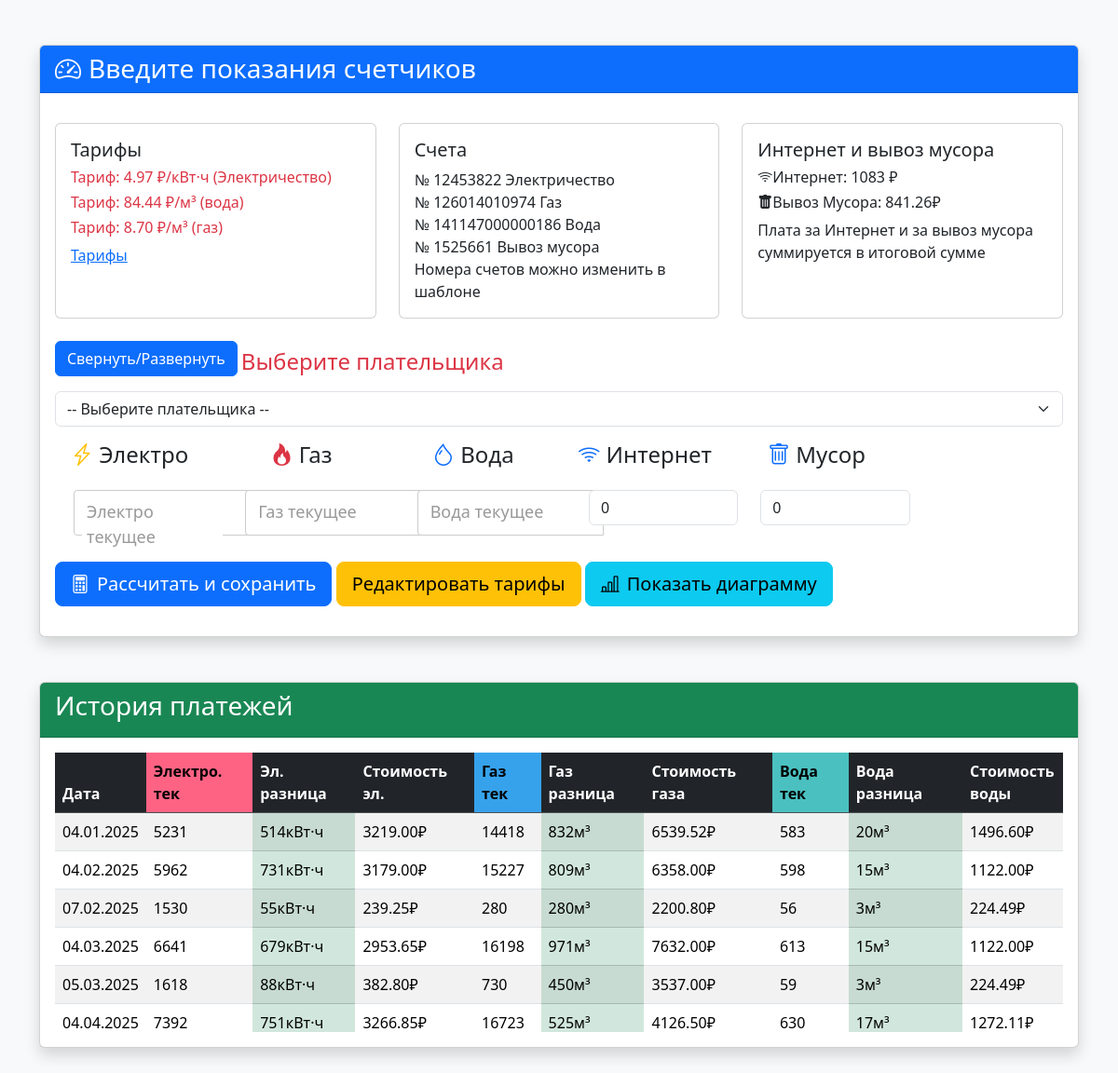
/, run on an earlier commit of the app's database.
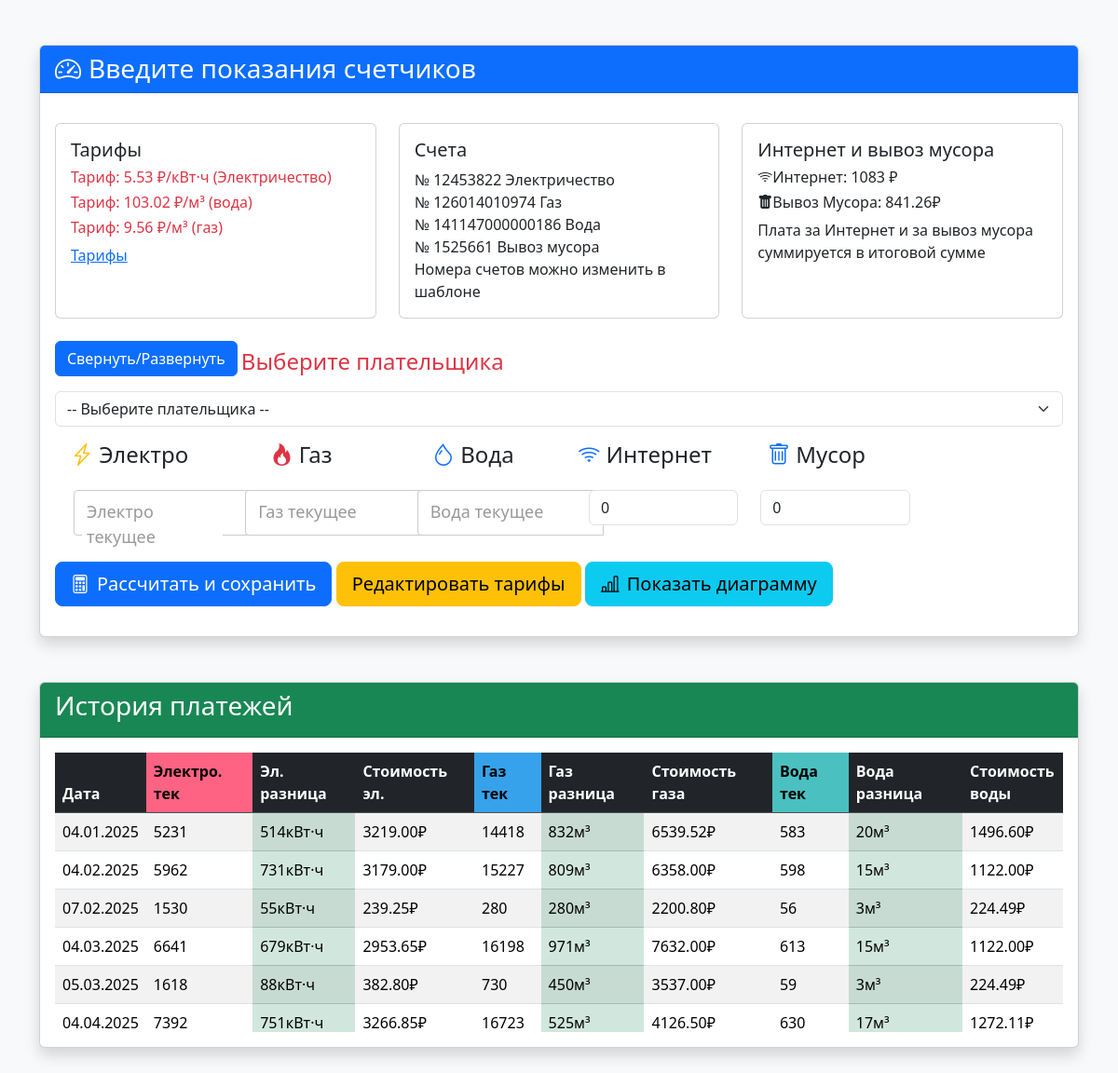
And on a later commit of the database.
### payments/models.py (models this page shows, shortened)
class Tariff(models.Model):
    electricity = models.DecimalField("Тариф за электричество", max_digits=10, decimal_places=2, default=5.2)
    gas = models.DecimalField("Тариф за газ", max_digits=10, decimal_places=2, default=6.1)
    water = models.DecimalField("Тариф за воду", max_digits=10, decimal_places=2, default=4.8)

class Payment(models.Model):
    payer = models.ForeignKey(Payer, on_delete=models.CASCADE, verbose_name="Плательщик")
    electricity_curr = models.PositiveIntegerField("Электричество текущее")
    electricity_diff = models.PositiveIntegerField("Электричество разница")
    electricity_cost = models.FloatField("Электричество сумма")
    gas_curr = models.PositiveIntegerField("Газ текущее")
    gas_diff = models.PositiveIntegerField("Газ разница")
    gas_cost = models.FloatField("Газ сумма")
    water_curr = models.PositiveIntegerField("Вода текущее")
    water_diff = models.PositiveIntegerField("Вода разница")
    water_cost = models.FloatField("Вода сумма")
    internet_cost = models.DecimalField("Интернет", max_digits=10, decimal_places=2)
    trash_cost = models.DecimalField("Вывоз мусора", max_digits=10, decimal_places=2)
    date = models.DateField(auto_now_add=True)
    ELECTRICITY_TARIFF = 5.2
    GAS_TARIFF = 6.1
    WATER_TARIFF = 4.8
    @property
    def total_cost(self):
        return (
            float(self.electricity_cost) +
            float(self.gas_cost) +
            float(self.water_cost) +
            float(self.internet_cost) +
            float(self.trash_cost)
        )

### payments/views.py (the view, shortened to what this page needs)
# urls.py: path('', views.payment_view, name='payment_form'),
def payment_view(request):
    payer_id = request.POST.get('payer') or request.GET.get('payer') or request.session.get('selected_payer_id')
    account_numbers = {
        1: {
            'electricity': '12453822',
            'gas': '126014010974',
            'water': '141147000000186',
            'trash': '1525661',
        },
        2: {
            'electricity': '14753822',
            'gas': '126014010559',
            'water': '141147000000206',
            'trash': 'Пенсионер',
        },
    }
    if payer_id:
        try:
            payer_id = int(payer_id)
            request.session['selected_payer_id'] = payer_id
        except (TypeError, ValueError):
            payer_id = None
    else:
        request.session.pop('selected_payer_id', 'itsme')
    payers = Payer.objects.all()
    tariffs = Tariff.objects.first()
    if not tariffs:
        tariffs = Tariff.objects.create()
    selected_payer_id = request.POST.get('payer') or request.GET.get('payer') or request.session.get('selected_payer_id')
    if selected_payer_id:
        try:
            selected_payer_id = int(selected_payer_id)
        except (TypeError, ValueError):
            selected_payer_id = None
    payments = Payment.objects.all().order_by('date')
    if selected_payer_id:
        payments = payments.filter(payer_id=selected_payer_id)
    current_date = now().date()  # Текущая дата без времени
    current_accounts = account_numbers.get(int(selected_payer_id)) if selected_payer_id else account_numbers.get(1, {})
    context = {
        'payers': payers,
        'selected_payer_id': int(selected_payer_id) if selected_payer_id else None,  # важно: передаем в шаблон
        'payments': payments,
        'tariffs': tariffs,
        'current_date':current_date,
        'current_accounts': current_accounts,  # Передаем номера счетов в шаблон
    }
    return render(request, 'payments/payment_form.html', context,)

### payments/templates/payments/payment_form.html (shortened to what this page needs)
{% extends "payments/base.html" %}
{% block content %}
    <div class="row justify-content-center">
        <div class="col-lg-12">
            <div class="card shadow">
                <div class="card-header bg-primary text-white">
                    <h3 class="mb-0">
                        <i class="bi bi-speedometer2 me-2"></i>Введите показания счетчиков
                    </h3>
                </div>
                <div class="card-body">
                    <div class="row">
                        <div class="col-lg-12 mb-2">
                            <form method="post">
                                <div class="row collapse show" id="collapseRow">
                                    <div class="col-md-4 mb-4 mt-3">
                                        <div class="card h-100">
                                            <div class="card-body">
                                                <h5 class="card-title">Тарифы</h5>
                                                <h6 class="bi text-danger">
                                                    Тариф: {{ tariffs.electricity }} ₽/кВт·ч
                                                    (Электричество)
                                                </h6>
                                                <h6 class="bi text-danger">Тариф: {{ tariffs.water }} ₽/м³ (вода)</h6>
                                                <h6 class="bi text-danger">Тариф: {{ tariffs.gas }} ₽/м³ (газ)</h6>
                                                <p class="card-text"> <a href="https://tarif126.ru/tarify/" target="_blank">Тарифы</a></html></p>
                                    <div class="col-md-4 mb-4 mt-3">
                                        <div class="card h-100">
                                            <div class="card-body">
                                                <h5 class="card-title">Счета</h5>
                                                <span class="account-electricity">№ {{ current_accounts.electricity }} Электричество</span>
                                                <br>
                                                <span class="account-gas">№ {{ current_accounts.gas }} Газ</span>
                                                <br>
                                                <span class="account-water">№ {{ current_accounts.water }} Вода</span>
                                                <br>
                                                <span class="account-trash">№ {{ current_accounts.trash }} Вывоз мусора</span>
                                                <p class="card-text">Номера счетов можно изменить в шаблоне</p>
                                            </div>
                                        </div>
                                    </div>
                                    <div class="col-md-4 mb-4 mt-3">
                                        <div class="card h-100">
                                            <div class="card-body">
                                                <h5 class="card-title">Интернет и вывоз мусора</h5>
                                                <h6 class="bi bi-wifi text-capitalize">Интернет: 1083 ₽</h6>
                                                <h6 class="bi bi-trash-fill text-capitalize">Вывоз мусора: 841.26₽</h6>
                                                <p class="card-text">Плата за Интернет и за вывоз мусора суммируется в итоговой сумме</p>
                                            </div>
                                        </div>
                                    </div>
                                <button class="btn btn-primary mb-3"
                                        type="button"
                                        data-bs-toggle="collapse"
                                        data-bs-target="#collapseRow"
                                        aria-expanded="true"
                                        aria-controls="collapseRow">Свернуть/Развернуть</button>
                                <label for="payer" class="form-label">
                                    <h4 class="bi text-danger">Выберите плательщика</h4>
                                </label>
                                <div class="mb-3">
                                    <select name="payer" id="payer" class="form-select"  required>
                                        <option value="">-- Выберите плательщика --</option>
                                    </select>
                                </div>
                                <div class="row mb-2">
                                    <div class="col-md-2">
                                        <h4 class="text-center mb-4">
                                            <i class="bi bi-lightning-charge text-warning"></i>
                                            Электро
                                        </h4>
                                        <div class="input-group">
                                            <input type="number"
                                                   name="electricity_curr"
                                                   class="input-field"
                                                   placeholder=""
                                                   required>
                                            <label for="myInput" class="input-label">Электро текущее</label>
                                        </div>
                                    </div>
                                    <div class="col-md-2">
                                        <h4 class="text-center mb-4">
                                            <i class="bi bi-fire text-danger"></i> Газ
                                        </h4>
                                        <div class="input-group">
                                            <input type="number"
                                                   name="gas_curr"
                                                   class="input-field"
                                                   placeholder=""
                                                   required>
                                            <label for="myInput" class="input-label">Газ текущее</label>
                                        </div>
                                    </div>
                                    <div class="col-md-2">
                                        <h4 class="text-center mb-4">
                                            <i class="bi bi-droplet text-primary"></i> Вода
                                        </h4>
                                        <div class="input-group">
                                            <input type="number"
                                                   name="water_curr"
                                                   class="input-field"
                                                   placeholder=""
                                                   required>
                                            <label for="myInput" class="input-label">Вода текущее</label>
                                        </div>
                                    </div>
                                    <div class="col-md-2">
                                        <h4 class="text-center mb-4">
                                            <i class="bi bi-wifi text-primary"></i> Интернет
                                        </h4>
                                        <div class="input-group">
                                            <input type="number"
                                                   value="0"
                                                   step="0.01"
                                                   name="internet_cost"
                                                   class="form-control"
                                                   placeholder="Интернет">
                                        </div>
                                    </div>
                                    <div class="col-md-2">
                                        <h4 class="text-center mb-4">
                                            <i class="bi bi-trash text-primary"></i> Мусор
                                        </h4>
                                        <div class="input-group">
                                            <input type="number"
                                                   value="0"
                                                   step="0.01"
                                                   name="trash_cost"
                                                   class="form-control"
                                                   placeholder="Мусор">
                                        </div>
                                    </div>
                                </div>
                                <button type="submit" name="calculate" class="btn btn-primary btn-lg">
                                    <div class="button-outer">
                                        <div class="button-inner">
                                            <i class="bi bi-calculator me-2"></i>Рассчитать и сохранить
                                        </div>
                                    </div>
                                </button>
                                <a href="{% url 'edit_tariffs' %}" class="btn btn-warning btn-lg">Редактировать тарифы</a>
                                <a href="{% url 'utility_chart' %}" class="btn btn-info btn-lg">
                                    <i class="bi bi-bar-chart-line me-2"></i>Показать диаграмму
                                </a>
            <div class="card shadow mt-5">
                <div class="card-header bg-success text-white">
                    <h3>История платежей</h3>
                </div>
                <div class="card-body">
                    <div id="records-container">{% include "payments/_records_table.html" %}</div>
                </div>
            </div>
{% endblock content %}

### payments/templates/payments/base.html (shortened to what this page needs)
<!DOCTYPE html>
<html lang="ru">
    <head>
        <link href="https://cdnjs.cloudflare.com/ajax/libs/toastr.js/latest/toastr.min.css"
              rel="stylesheet" />
        {% load static %}
        <link href="{% static 'css/bootstrap.min.css' %}" rel="stylesheet">
        <link rel="stylesheet"
              href="https://cdn.jsdelivr.net/npm/bootstrap-icons@1.10.0/font/bootstrap-icons.css">
    </head>
    <body class="bg-light">
        <div class="container py-5">
            {% block content %}
                {% load static %}
            {% endblock %}
    </body>
</html>

### payments/templates/payments/_records_table.html (shortened to what this page needs)
<div class="table-container table-responsive-wrapper" tabindex="0" id="scrollable-table">
    <table class="table table-striped" id="records-table" style="min-width: 1400px;">
        <thead class="table-dark">
            <tr>
                <th>Дата</th>
                <th style="background-color:rgb(255, 99, 132); color: black;">Электро. тек</th>
                <th>Эл. разница</th>
                <th>Стоимость эл.</th>
                <th style="background-color:rgb(54, 162, 235); color: black;">Газ тек</th>
                <th>Газ разница</th>
                <th>Стоимость газа</th>
                <th style="background-color:rgb(75, 192, 192); color: black;">Вода тек</th>
                <th>Вода разница</th>
                <th>Стоимость воды</th>
            </tr>
        </thead>
        <tbody>
            {% if payments %}
                {% for p in payments %}
                    <tr>
                        <td>{{ p.date|date:"d.m.Y" }}</td>
                        <td>{{ p.electricity_curr }}</td>
                        <td class="{{ p.electricity_diff|yesno:'table-success,table-light' }}">{{ p.electricity_diff }}кВт·ч</td>
                        <td>{{ p.electricity_cost|floatformat:2 }}₽</td>
                        <td>{{ p.gas_curr }}</td>
                        <td class="{{ p.gas_diff|yesno:'table-success,table-light' }}">{{ p.gas_diff }}м³</td>
                        <td>{{ p.gas_cost|floatformat:2 }}₽</td>
                        <td>{{ p.water_curr }}</td>
                        <td class="{{ p.water_diff|yesno:'table-success,table-light' }}">{{ p.water_diff }}м³</td>
                        <td>{{ p.water_cost|floatformat:2 }}₽</td>
                    </tr>
                {% endfor %}
            {% else %}
                <tr>
                    <td colspan="14">Нет записей для выбранного плательщика.</td>
                </tr>
            {% endif %}
        </tbody>
    </table>
</div>

What changed in the data, as far as the page shows it:
changed Tariff: electricity "4.97" → "5.53"; water "84.44" → "103.02"; gas "8.70" → "9.56"
